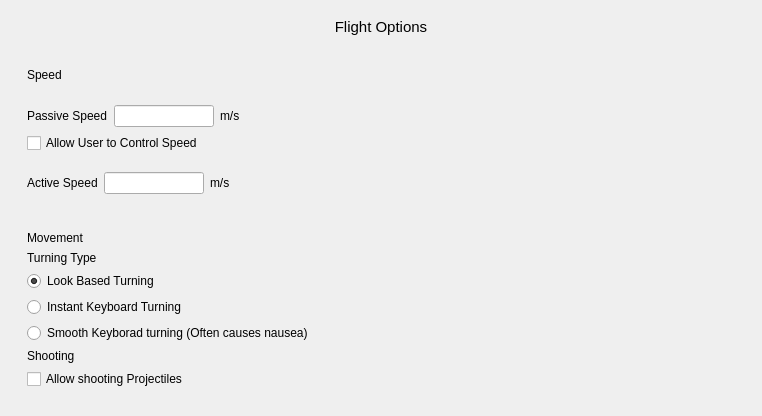
<?xml version="1.0" encoding="UTF-8"?>
<ui version="4.0">
 <class>Task_PassiveFlyAround</class>
 <widget class="QWidget" name="Task_PassiveFlyAround">
  <property name="geometry">
   <rect>
    <x>0</x>
    <y>0</y>
    <width>762</width>
    <height>416</height>
   </rect>
  </property>
  <property name="sizePolicy">
   <sizepolicy hsizetype="Preferred" vsizetype="Minimum">
    <horstretch>0</horstretch>
    <verstretch>0</verstretch>
   </sizepolicy>
  </property>
  <property name="windowTitle">
   <string>Form</string>
  </property>
  <layout class="QGridLayout" name="gridLayout">
   <property name="leftMargin">
    <number>9</number>
   </property>
   <property name="topMargin">
    <number>9</number>
   </property>
   <property name="rightMargin">
    <number>9</number>
   </property>
   <property name="bottomMargin">
    <number>9</number>
   </property>
   <item row="0" column="0">
    <widget class="QWidget" name="flightBox" native="true">
     <layout class="QGridLayout" name="gridLayout_6">
      <item row="2" column="0">
       <widget class="QWidget" name="movementBox" native="true">
        <layout class="QGridLayout" name="gridLayout_8">
         <item row="0" column="0">
          <widget class="QLabel" name="label_8">
           <property name="text">
            <string>Movement</string>
           </property>
          </widget>
         </item>
         <item row="3" column="0">
          <widget class="QCheckBox" name="checkBox">
           <property name="text">
            <string>Allow shooting Projectiles</string>
           </property>
          </widget>
         </item>
         <item row="2" column="0">
          <widget class="QLabel" name="label_5">
           <property name="text">
            <string>Shooting</string>
           </property>
          </widget>
         </item>
         <item row="1" column="0">
          <widget class="QFrame" name="turningTypeBox">
           <property name="sizePolicy">
            <sizepolicy hsizetype="Preferred" vsizetype="Fixed">
             <horstretch>0</horstretch>
             <verstretch>0</verstretch>
            </sizepolicy>
           </property>
           <layout class="QGridLayout" name="gridLayout_3">
            <property name="leftMargin">
             <number>0</number>
            </property>
            <property name="topMargin">
             <number>0</number>
            </property>
            <property name="rightMargin">
             <number>0</number>
            </property>
            <property name="bottomMargin">
             <number>0</number>
            </property>
            <item row="3" column="0">
             <widget class="QRadioButton" name="smoothKeyboardRadioButton">
              <property name="focusPolicy">
               <enum>Qt::NoFocus</enum>
              </property>
              <property name="text">
               <string>Smooth Keyborad turning (Often causes nausea)</string>
              </property>
             </widget>
            </item>
            <item row="1" column="0">
             <widget class="QRadioButton" name="lookBasedTurningRadioButton">
              <property name="focusPolicy">
               <enum>Qt::NoFocus</enum>
              </property>
              <property name="text">
               <string>Look Based Turning</string>
              </property>
              <property name="checked">
               <bool>true</bool>
              </property>
             </widget>
            </item>
            <item row="0" column="0">
             <widget class="QLabel" name="label_4">
              <property name="sizePolicy">
               <sizepolicy hsizetype="Preferred" vsizetype="Fixed">
                <horstretch>0</horstretch>
                <verstretch>0</verstretch>
               </sizepolicy>
              </property>
              <property name="text">
               <string>Turning Type</string>
              </property>
             </widget>
            </item>
            <item row="2" column="0">
             <widget class="QRadioButton" name="instantKeyboardRadioButton">
              <property name="focusPolicy">
               <enum>Qt::NoFocus</enum>
              </property>
              <property name="text">
               <string>Instant Keyboard Turning</string>
              </property>
             </widget>
            </item>
           </layout>
          </widget>
         </item>
        </layout>
       </widget>
      </item>
      <item row="0" column="0">
       <widget class="QLabel" name="label_3">
        <property name="sizePolicy">
         <sizepolicy hsizetype="Preferred" vsizetype="Fixed">
          <horstretch>0</horstretch>
          <verstretch>0</verstretch>
         </sizepolicy>
        </property>
        <property name="font">
         <font>
          <pointsize>11</pointsize>
         </font>
        </property>
        <property name="text">
         <string>Flight Options</string>
        </property>
        <property name="alignment">
         <set>Qt::AlignCenter</set>
        </property>
       </widget>
      </item>
      <item row="1" column="0">
       <widget class="QWidget" name="speedBox" native="true">
        <layout class="QGridLayout" name="gridLayout_7">
         <item row="3" column="0">
          <widget class="QFrame" name="activeSpeedBox">
           <layout class="QGridLayout" name="gridLayout_4">
            <property name="leftMargin">
             <number>0</number>
            </property>
            <property name="topMargin">
             <number>0</number>
            </property>
            <property name="rightMargin">
             <number>0</number>
            </property>
            <property name="bottomMargin">
             <number>0</number>
            </property>
            <item row="0" column="1">
             <widget class="QLineEdit" name="activeSpeedLineEdit">
              <property name="maximumSize">
               <size>
                <width>100</width>
                <height>16777215</height>
               </size>
              </property>
              <property name="focusPolicy">
               <enum>Qt::ClickFocus</enum>
              </property>
             </widget>
            </item>
            <item row="0" column="0">
             <widget class="QLabel" name="label_6">
              <property name="sizePolicy">
               <sizepolicy hsizetype="Fixed" vsizetype="Preferred">
                <horstretch>0</horstretch>
                <verstretch>0</verstretch>
               </sizepolicy>
              </property>
              <property name="text">
               <string>Active Speed</string>
              </property>
             </widget>
            </item>
            <item row="0" column="2">
             <widget class="QLabel" name="label_7">
              <property name="text">
               <string>m/s</string>
              </property>
             </widget>
            </item>
           </layout>
          </widget>
         </item>
         <item row="2" column="0">
          <widget class="QCheckBox" name="userControlSpeedCheckBox">
           <property name="focusPolicy">
            <enum>Qt::NoFocus</enum>
           </property>
           <property name="text">
            <string>Allow User to Control Speed</string>
           </property>
          </widget>
         </item>
         <item row="1" column="0">
          <widget class="QFrame" name="passiveSpeedBox">
           <property name="sizePolicy">
            <sizepolicy hsizetype="Preferred" vsizetype="Fixed">
             <horstretch>0</horstretch>
             <verstretch>0</verstretch>
            </sizepolicy>
           </property>
           <layout class="QGridLayout" name="gridLayout_2">
            <property name="leftMargin">
             <number>0</number>
            </property>
            <property name="topMargin">
             <number>0</number>
            </property>
            <property name="rightMargin">
             <number>0</number>
            </property>
            <property name="bottomMargin">
             <number>0</number>
            </property>
            <item row="0" column="0">
             <widget class="QLabel" name="label">
              <property name="sizePolicy">
               <sizepolicy hsizetype="Fixed" vsizetype="Preferred">
                <horstretch>0</horstretch>
                <verstretch>0</verstretch>
               </sizepolicy>
              </property>
              <property name="text">
               <string>Passive Speed</string>
              </property>
             </widget>
            </item>
            <item row="0" column="1">
             <widget class="QLineEdit" name="passiveSpeedLineEdit">
              <property name="maximumSize">
               <size>
                <width>100</width>
                <height>16777215</height>
               </size>
              </property>
              <property name="focusPolicy">
               <enum>Qt::ClickFocus</enum>
              </property>
             </widget>
            </item>
            <item row="0" column="2">
             <widget class="QLabel" name="label_2">
              <property name="text">
               <string>m/s</string>
              </property>
             </widget>
            </item>
           </layout>
          </widget>
         </item>
         <item row="0" column="0">
          <widget class="QLabel" name="label_9">
           <property name="text">
            <string>Speed</string>
           </property>
          </widget>
         </item>
        </layout>
       </widget>
      </item>
     </layout>
    </widget>
   </item>
  </layout>
 </widget>
 <resources/>
 <connections/>
</ui>
